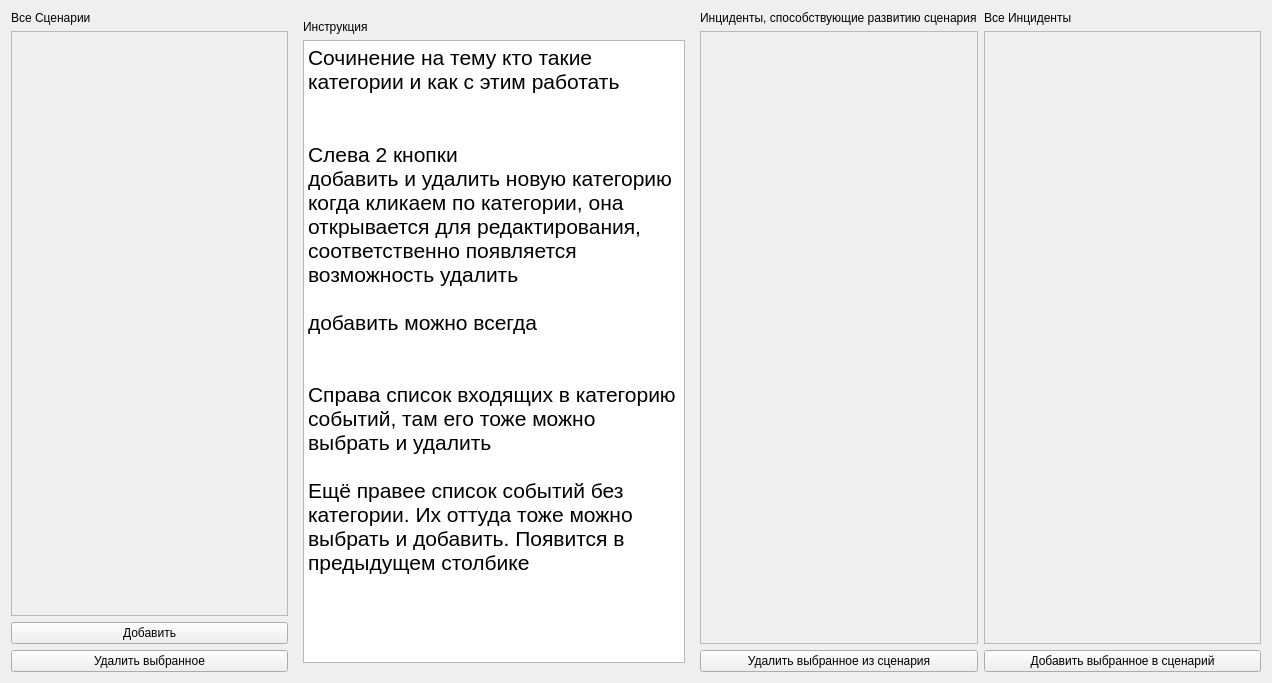
<?xml version="1.0" encoding="UTF-8"?>
<ui version="4.0">
 <class>AdminScenariesWidget</class>
 <widget class="QWidget" name="AdminScenariesWidget">
  <property name="geometry">
   <rect>
    <x>0</x>
    <y>0</y>
    <width>1272</width>
    <height>683</height>
   </rect>
  </property>
  <property name="windowTitle">
   <string>Form</string>
  </property>
  <layout class="QHBoxLayout" name="horizontalLayout">
   <item>
    <layout class="QVBoxLayout" name="verticalLayout_16">
     <item>
      <widget class="QLabel" name="label_categoryList_title_4">
       <property name="text">
        <string>Все Сценарии</string>
       </property>
      </widget>
     </item>
     <item>
      <widget class="QScrollArea" name="scrollArea_scenaries">
       <property name="layoutDirection">
        <enum>Qt::LeftToRight</enum>
       </property>
       <property name="widgetResizable">
        <bool>true</bool>
       </property>
       <widget class="QWidget" name="scrollAreaWidgetContents_scenaries">
        <property name="geometry">
         <rect>
          <x>0</x>
          <y>0</y>
          <width>275</width>
          <height>588</height>
         </rect>
        </property>
       </widget>
      </widget>
     </item>
     <item>
      <widget class="QPushButton" name="pushButton_addScenario">
       <property name="text">
        <string>Добавить</string>
       </property>
      </widget>
     </item>
     <item>
      <widget class="QPushButton" name="pushButton_deleteSelectedScenaries">
       <property name="text">
        <string>Удалить выбранное</string>
       </property>
      </widget>
     </item>
    </layout>
   </item>
   <item>
    <widget class="QWidget" name="widget_editCategoryMenu_4" native="true">
     <property name="minimumSize">
      <size>
       <width>400</width>
       <height>0</height>
      </size>
     </property>
     <layout class="QVBoxLayout" name="verticalLayout_14">
      <item>
       <widget class="QLabel" name="label_Intruction_title_4">
        <property name="text">
         <string>Инструкция</string>
        </property>
       </widget>
      </item>
      <item>
       <widget class="QTextEdit" name="textEdit_instruction_4">
        <property name="enabled">
         <bool>true</bool>
        </property>
        <property name="readOnly">
         <bool>true</bool>
        </property>
        <property name="html">
         <string>&lt;!DOCTYPE HTML PUBLIC &quot;-//W3C//DTD HTML 4.0//EN&quot; &quot;http://www.w3.org/TR/REC-html40/strict.dtd&quot;&gt;
&lt;html&gt;&lt;head&gt;&lt;meta name=&quot;qrichtext&quot; content=&quot;1&quot; /&gt;&lt;style type=&quot;text/css&quot;&gt;
p, li { white-space: pre-wrap; }
&lt;/style&gt;&lt;/head&gt;&lt;body style=&quot; font-family:'MS Shell Dlg 2'; font-size:8.25pt; font-weight:400; font-style:normal;&quot;&gt;
&lt;p style=&quot; margin-top:0px; margin-bottom:0px; margin-left:0px; margin-right:0px; -qt-block-indent:0; text-indent:0px;&quot;&gt;&lt;span style=&quot; font-size:16pt;&quot;&gt;Сочинение на тему кто такие категории и как с этим работать&lt;/span&gt;&lt;/p&gt;
&lt;p style=&quot; margin-top:0px; margin-bottom:0px; margin-left:0px; margin-right:0px; -qt-block-indent:0; text-indent:0px;&quot;&gt;&lt;span style=&quot; font-size:16pt;&quot;&gt;&lt;br /&gt;&lt;br /&gt;Слева 2 кнопки&lt;br /&gt;добавить и удалить новую категорию&lt;br /&gt;когда кликаем по категории, она открывается для редактирования, соответственно появляется возможность удалить&lt;br /&gt;&lt;br /&gt;добавить можно всегда&lt;br /&gt;&lt;br /&gt;&lt;br /&gt;Справа список входящих в категорию событий, там его тоже можно выбрать и удалить&lt;br /&gt;&lt;br /&gt;Ещё правее список событий без категории. Их оттуда тоже можно выбрать и добавить. Появится в предыдущем столбике&lt;/span&gt;&lt;/p&gt;&lt;/body&gt;&lt;/html&gt;</string>
        </property>
       </widget>
      </item>
     </layout>
    </widget>
   </item>
   <item>
    <layout class="QVBoxLayout" name="verticalLayout_17">
     <item>
      <widget class="QLabel" name="label_containedEvent_title_3">
       <property name="text">
        <string>Инциденты, способствующие развитию сценария</string>
       </property>
      </widget>
     </item>
     <item>
      <widget class="QScrollArea" name="scrollArea_scenaries_includedIncidents">
       <property name="maximumSize">
        <size>
         <width>400</width>
         <height>16777215</height>
        </size>
       </property>
       <property name="layoutDirection">
        <enum>Qt::LeftToRight</enum>
       </property>
       <property name="widgetResizable">
        <bool>true</bool>
       </property>
       <widget class="QWidget" name="scrollAreaWidgetContents_scenaries_includedIncidents">
        <property name="geometry">
         <rect>
          <x>0</x>
          <y>0</y>
          <width>274</width>
          <height>615</height>
         </rect>
        </property>
       </widget>
      </widget>
     </item>
     <item>
      <widget class="QPushButton" name="pushButton_removeFromScenario">
       <property name="text">
        <string>Удалить выбранное из сценария</string>
       </property>
      </widget>
     </item>
    </layout>
   </item>
   <item>
    <layout class="QVBoxLayout" name="verticalLayout_15">
     <item>
      <widget class="QLabel" name="label_allEvents_title_3">
       <property name="text">
        <string>Все Инциденты</string>
       </property>
      </widget>
     </item>
     <item>
      <widget class="QScrollArea" name="scrollArea_scenaries_freeIncidents">
       <property name="maximumSize">
        <size>
         <width>400</width>
         <height>16777215</height>
        </size>
       </property>
       <property name="layoutDirection">
        <enum>Qt::LeftToRight</enum>
       </property>
       <property name="widgetResizable">
        <bool>true</bool>
       </property>
       <widget class="QWidget" name="scrollAreaWidgetContents_scenaries_freeIncidents">
        <property name="geometry">
         <rect>
          <x>0</x>
          <y>0</y>
          <width>275</width>
          <height>615</height>
         </rect>
        </property>
       </widget>
      </widget>
     </item>
     <item>
      <widget class="QPushButton" name="pushButton_addToScenario">
       <property name="text">
        <string>Добавить выбранное в сценарий</string>
       </property>
      </widget>
     </item>
    </layout>
   </item>
  </layout>
 </widget>
 <resources/>
 <connections/>
</ui>
